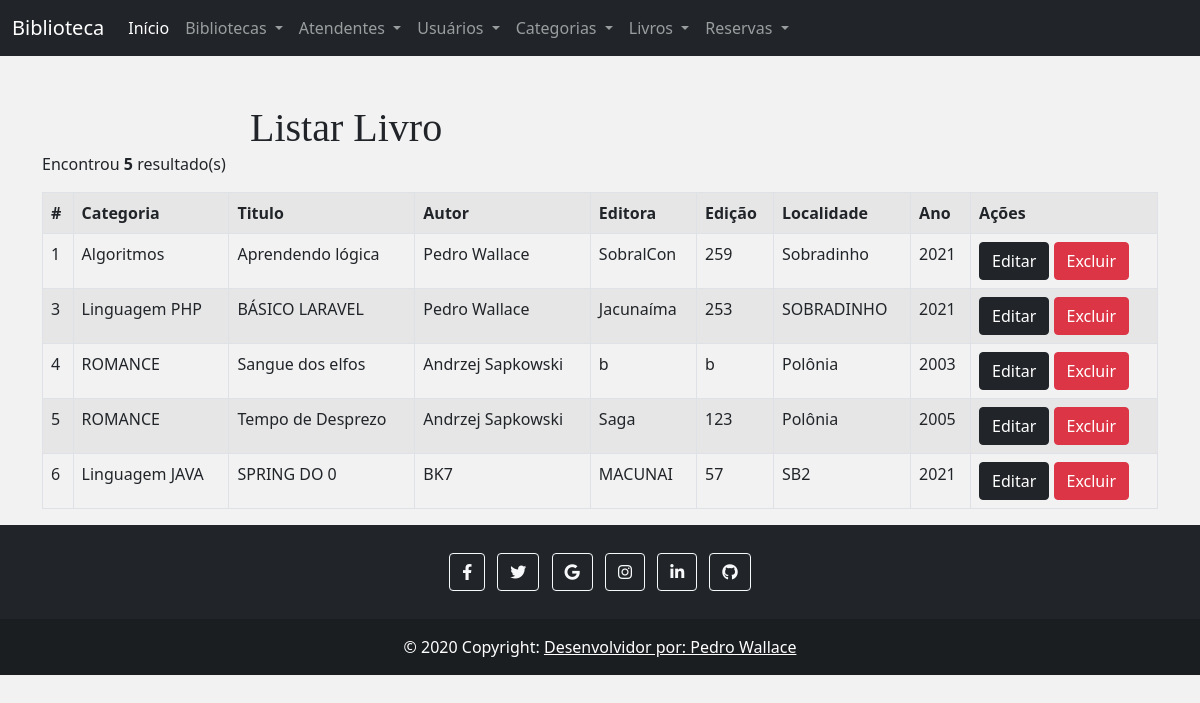
/PROJETO/index.php?page=livro-listar, run on the app's committed database.
### tables this page shows
CREATE TABLE `livro` (
  `id_livro` int(10) UNSIGNED NOT NULL,
  `categoria_id_categoria` int(10) UNSIGNED NOT NULL,
  `titulo_livro` varchar(100) DEFAULT NULL,
  `autor_livro` varchar(100) DEFAULT NULL,
  `editora_livro` varchar(45) DEFAULT NULL,
  `edicao_livro` char(3) DEFAULT NULL,
  `localidade_livro` varchar(20) DEFAULT NULL,
  `ano_livro` year(4) DEFAULT NULL
);

CREATE TABLE `categoria` (
  `id_categoria` int(10) UNSIGNED NOT NULL,
  `nome_categoria` varchar(45) DEFAULT NULL
);

### PROJETO/pages/livro-listar.php (the view)
<h1>Listar Livro</h1>
<?php
	$sql = "SELECT * FROM livro AS a
			INNER JOIN categoria AS b
			ON b.id_categoria = a.categoria_id_categoria";
	$res = $conn->query($sql) or die($conn->error);
	$qtd = $res->num_rows;
	print "<p>Encontrou <b>$qtd</b> resultado(s)</p>";
	if($qtd > 0){
		print "<table class='table table-striped table-hover table-bordered'>";
		print "<tr>";
		print "<th>#</th>";
		print "<th>Categoria</th>";
		print "<th>Titulo</th>";
		print "<th>Autor</th>";
        print "<th>Editora</th>";
        print "<th>Edição</th>";
        print "<th>Localidade</th>";
        print "<th>Ano</th>";
        print "<th>Ações</th>";
		print "</tr>";
		while($row = $res->fetch_object()){
			print "<tr>";
			print "<td>".$row->id_livro."</td>";
			print "<td>".$row->nome_categoria."</td>";
			print "<td>".$row->titulo_livro."</td>";
            print "<td>".$row->autor_livro."</td>";
            print "<td>".$row->editora_livro."</td>";
            print "<td>".$row->edicao_livro."</td>";
            print "<td>".$row->localidade_livro."</td>";
            print "<td>".$row->ano_livro."</td>";
			print "<td>
						<button class='btn btn-dark' onclick=\"location.href='?page=livro-editar&id_livro=".$row->id_livro."';\">Editar</button>
						<button class='btn btn-danger' onclick=\"if(confirm('Tem certeza que deseja excluir?')){location.href='?page=livro-salvar&acao=excluir&id_livro=".$row->id_livro."';}else{false;}\">Excluir</button>
				   </td>";
			print "</tr>";
		}
		print "</table>";
	}else{
		print "<div class='alert alert-danger'>Não há resultados</div>"; }

### PROJETO/css/estilo.css (style rules this page uses)
h1 { max-width: 700px; margin: 0 auto; font-family: Impact, fantasy; }

### PROJETO/index.php (style rules this page uses)
body { background-color: #F2F2F2; }

### data on the page
livro: id_livro "1", categoria.nome_categoria "Algoritmos", titulo_livro "Aprendendo lógica", autor_livro "Pedro Wallace", editora_livro "SobralCon", edicao_livro "259", localidade_livro "Sobradinho", ano_livro "2021"
livro: id_livro "3", categoria.nome_categoria "Linguagem PHP", titulo_livro "BÁSICO LARAVEL", autor_livro "Pedro Wallace", editora_livro "Jacunaíma", edicao_livro "253", localidade_livro "SOBRADINHO", ano_livro "2021"
livro: id_livro "4", categoria.nome_categoria "ROMANCE", titulo_livro "Sangue dos elfos", autor_livro "Andrzej Sapkowski", editora_livro "b", edicao_livro "b", localidade_livro "Polônia", ano_livro "2003"
livro: id_livro "5", categoria.nome_categoria "ROMANCE", titulo_livro "Tempo de Desprezo", autor_livro "Andrzej Sapkowski", editora_livro "Saga", edicao_livro "123", localidade_livro "Polônia", ano_livro "2005"
livro: id_livro "6", categoria.nome_categoria "Linguagem JAVA", titulo_livro "SPRING DO 0", autor_livro "BK7", editora_livro "MACUNAI", edicao_livro "57", localidade_livro "SB2", ano_livro "2021"

### other printed values
$qtd "5"
